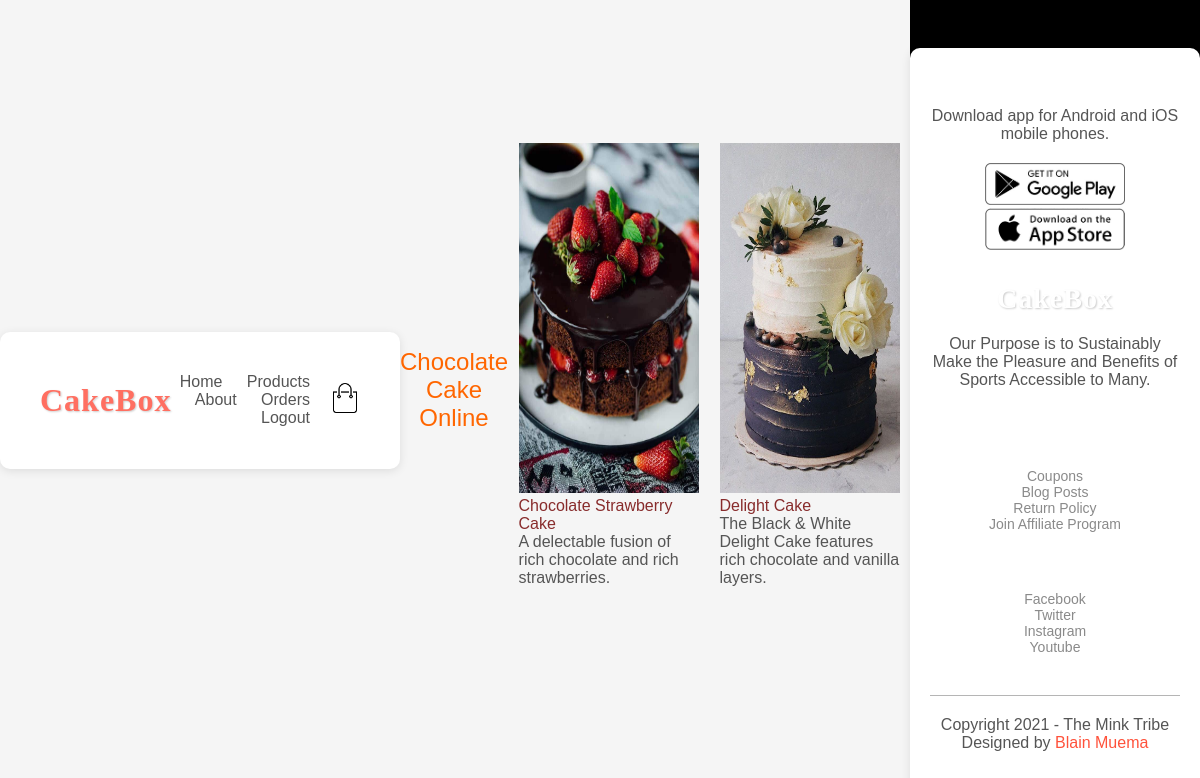
Page /cakes/filter/Chocolate/ (signed in) on the committed database.
### store/models.py (models this page shows, shortened)
class Flavour(models.Model):
    name=models.CharField(max_length=200,unique=True)
    created_date=models.DateTimeField(auto_now_add=True)
    updated_date=models.DateTimeField(auto_now=True)
    is_active=models.BooleanField(default=True)

class Cake(models.Model):
    title=models.CharField(max_length=200,unique=True)
    description=models.TextField(null=True)
    image=models.ImageField(upload_to="cake_images",default="default.jpg",null=True,blank=True)
    category_object=models.ForeignKey(Category,on_delete=models.CASCADE)
    flavour_object=models.ManyToManyField(Flavour)
    occasion_object=models.ManyToManyField(Occasion)
    shape_object=models.ManyToManyField(Shape)
    created_date=models.DateTimeField(auto_now_add=True)
    updated_date=models.DateTimeField(auto_now=True)
    is_active=models.BooleanField(default=True)

### store/views.py (the view)
# urls.py: path("cakes/filter/<str:flavour>/",views.FilterByFlavourView.as_view(),name="flavour-by-filter"),
@method_decorator([signin_required,never_cache],name="dispatch")
class FilterByFlavourView(View):
    def get(self,request,*args,**kwargs):
        flavour=kwargs.get("flavour")
        cakes=Cake.objects.filter(flavour_object__name=flavour)
        return render(request,"flavour_cakes.html",{"cakes":cakes,"flavour":flavour})

### store/templates/flavour_cakes.html (shortened to what this page needs)
{%extends 'base.html'%}
{%block main_block%}
<h4 class="cake-heading">{{ flavour }} Cake Online</h4>
    <div class="row">
        {%for cake in cakes%}
        <div class="col-4">
            <a href="{%url 'cake-detail' cake.id%}"><img src="{{cake.image.url}}" alt="product-1" height="350px"></a>
            <a href="{%url 'cake-detail' cake.id%}"><h4>{{cake.title}}</h4></a>
            <p>{{cake.description}}</p>
          </div>
        {%endfor%}
        </div>
{%endblock%}

### store/static/css/style.css (style rules this page uses)
* { margin: 0; padding: 0; box-sizing: border-box; }
body { font-family: 'Poppins', sans-serif; }
a { text-decoration: none; color: #555; }
p { color: #555; }
.row { display: flex; align-items: center; flex-wrap: wrap; justify-content: space-around; }
.col-4 { flex-basis: 25%; padding: 10px; min-width: 200px; margin-bottom: 50px; transition: transform 0.5s; }
.col-4 img { width: 100%; }
h4 { color: rgb(136, 44, 44); font-weight: normal; }
.col-4 p { font-weight: 40px; }
body { font-family: Arial, sans-serif; background-color: #f5f5f5; display: flex; justify-content: center; align-items: center; height: 100vh; margin: 0; }
p { color: #555; font-size: 16px; margin-bottom: 20px; }

### store/templates/flavour_cakes.html (style rules this page uses)
.cake-heading { font-size: 24px; color: #ff6600; text-align: center; margin-bottom: 20px; }

### rows in the picture
Flavour: name "Chocolate"
Cake: image (picture), title "Chocolate Strawberry Cake", description "A delectable fusion of rich chocolate and rich strawberries."
Cake: image (picture), title "Delight Cake", description "The Black & White Delight Cake features rich chocolate and vanilla layers."
